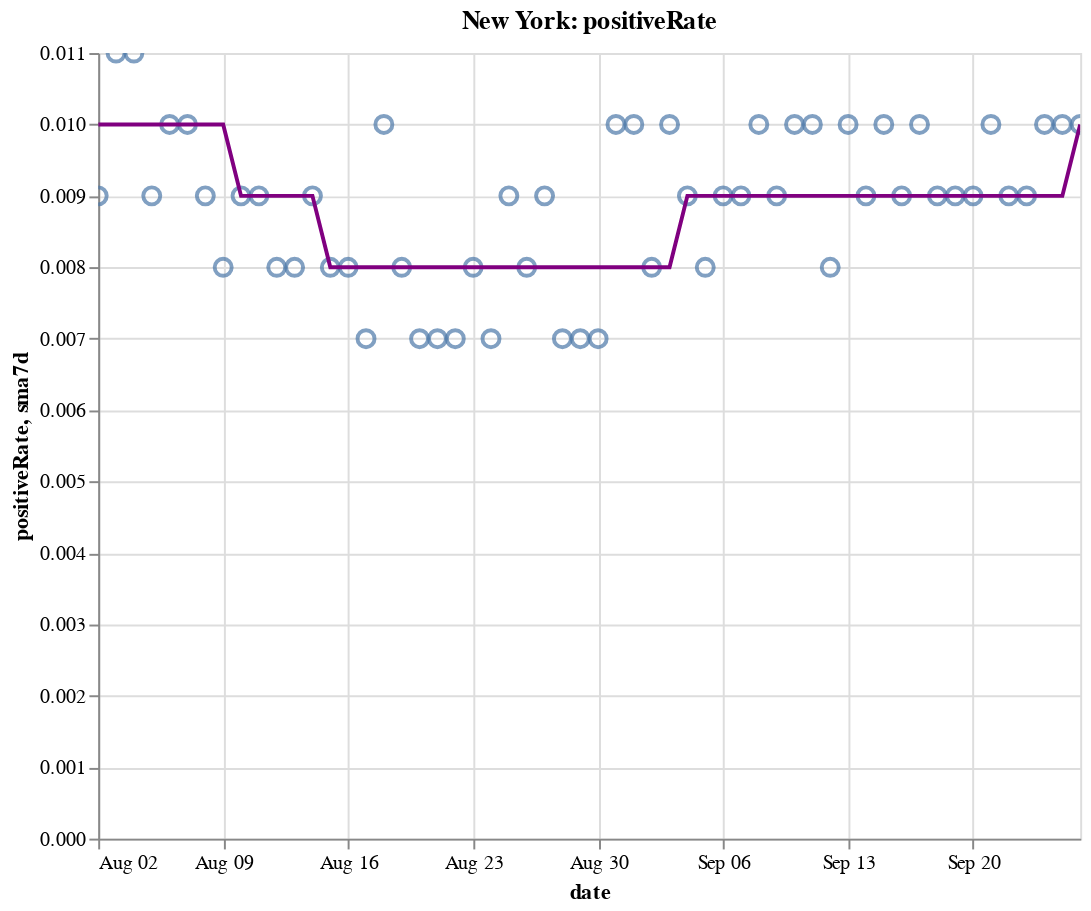

Here is the notebook cell this chart was saved with:
### Code cell
create_plot(ny, 'positiveRate')

### Figure 1 — Vega-Lite specification as saved in the notebook (floating-point values rounded to 4 significant figures)
{"config": {"view": {"continuousWidth": 400, "continuousHeight": 300}}, "layer": [{"layer": [{"mark": {"type": "point", "size": 75}, "encoding": {"tooltip": [{"type": "temporal", "field": "date"}, {"type": "quantitative", "field": "positiveRate"}, {"type": "quantitative", "field": "sma7d"}], "x": {"type": "temporal", "field": "date"}, "y": {"type": "quantitative", "field": "positiveRate"}}, "selection": {"selector010": {"type": "interval", "bind": "scales", "encodings": ["x", "y"]}}}, {"mark": {"type": "line", "color": "purple"}, "encoding": {"x": {"type": "temporal", "field": "date"}, "y": {"type": "quantitative", "field": "sma7d"}}}]}, {"mark": {"type": "rule", "color": "#aaa"}, "encoding": {"x": {"type": "temporal", "field": "date"}}, "transform": [{"filter": {"selection": "selector009"}}]}, {"mark": "circle", "encoding": {"opacity": {"condition": {"value": 1, "selection": "selector009"}, "value": 0}, "tooltip": [{"type": "temporal", "field": "date"}, {"type": "quantitative", "field": "positiveRate"}, {"type": "quantitative", "field": "sma7d"}], "x": {"type": "temporal", "field": "date"}, "y": {"type": "quantitative", "field": "positiveRate"}}, "selection": {"selector009": {"type": "single", "encodings": ["x"], "on": "mouseover", "nearest": true, "empty": "none"}}}, {"mark": {"type": "text", "align": "left", "dx": 5, "dy": -5, "stroke": "white", "strokeWidth": 2}, "encoding": {"text": {"type": "quantitative", "field": "positiveRate"}, "tooltip": [{"type": "temporal", "field": "date"}, {"type": "quantitative", "field": "positiveRate"}, {"type": "quantitative", "field": "sma7d"}], "x": {"type": "temporal", "field": "date"}, "y": {"type": "quantitative", "field": "positiveRate"}}, "transform": [{"filter": {"selection": "selector009"}}]}, {"mark": {"type": "text", "align": "left", "dx": 5, "dy": -5}, "encoding": {"text": {"type": "quantitative", "field": "positiveRate"}, "tooltip": [{"type": "temporal", "field": "date"}, {"type": "quantitative", "field": "positiveRate"}, {"type": "quantitative", "field": "sma7d"}], "x": {"type": "temporal", "field": "date"}, "y": {"type": "quantitative", "field": "positiveRate"}}, "transform": [{"filter": {"selection": "selector009"}}]}], "data": {"name": "data-e715745e66dcfbc7c67278945a10c367"}, "height": 400, "title": "New York: positiveRate", "width": 500, "$schema": "https://vega.github.io/schema/vega-lite/v4.8.1.json", "datasets": {"data-e715745e66dcfbc7c67278945a10c367": [{"date": "2020-08-02T00:00:00", "totalTestResultsIncrease": 58960.0, "positiveIncrease": 531.0, "death": 25170.0, "deathIncrease": 6.0, "positiveRate": 0.009, "state": "New York", "sma7d": 0.01}, {"date": "2020-08-03T00:00:00", "totalTestResultsIncrease": 51840.0, "positiveIncrease": 545.0, "death": 25170.0, "deathIncrease": 2.0, "positiveRate": 0.011, "state": "New York", "sma7d": 0.01}, {"date": "2020-08-04T00:00:00", "totalTestResultsIncrease": 70990.0, "positiveIncrease": 746.0, "death": 25180.0, "deathIncrease": 3.0, "positiveRate": 0.011, "state": "New York", "sma7d": 0.01}, {"date": "2020-08-05T00:00:00", "totalTestResultsIncrease": 72670.0, "positiveIncrease": 636.0, "death": 25180.0, "deathIncrease": 4.0, "positiveRate": 0.009, "state": "New York", "sma7d": 0.01}, {"date": "2020-08-06T00:00:00", "totalTestResultsIncrease": 72370.0, "positiveIncrease": 703.0, "death": 25180.0, "deathIncrease": 6.0, "positiveRate": 0.01, "state": "New York", "sma7d": 0.01}, {"date": "2020-08-07T00:00:00", "totalTestResultsIncrease": 70170.0, "positiveIncrease": 714.0, "death": 25190.0, "deathIncrease": 5.0, "positiveRate": 0.01, "state": "New York", "sma7d": 0.01}, {"date": "2020-08-08T00:00:00", "totalTestResultsIncrease": 74860.0, "positiveIncrease": 703.0, "death": 25200.0, "deathIncrease": 5.0, "positiveRate": 0.009, "state": "New York", "sma7d": 0.01}, {"date": "2020-08-09T00:00:00", "totalTestResultsIncrease": 65810.0, "positiveIncrease": 515.0, "death": 25200.0, "deathIncrease": 7.0, "positiveRate": 0.008, "state": "New York", "sma7d": 0.01}, {"date": "2020-08-10T00:00:00", "totalTestResultsIncrease": 54000.0, "positiveIncrease": 476.0, "death": 25200.0, "deathIncrease": 2.0, "positiveRate": 0.009, "state": "New York", "sma7d": 0.009}, {"date": "2020-08-11T00:00:00", "totalTestResultsIncrease": 77060.0, "positiveIncrease": 667.0, "death": 25210.0, "deathIncrease": 7.0, "positiveRate": 0.009, "state": "New York", "sma7d": 0.009}, {"date": "2020-08-12T00:00:00", "totalTestResultsIncrease": 87780.0, "positiveIncrease": 700.0, "death": 25220.0, "deathIncrease": 7.0, "positiveRate": 0.008, "state": "New York", "sma7d": 0.009}, {"date": "2020-08-13T00:00:00", "totalTestResultsIncrease": 87900.0, "positiveIncrease": 737.0, "death": 25230.0, "deathIncrease": 10.0, "positiveRate": 0.008, "state": "New York", "sma7d": 0.009}, {"date": "2020-08-14T00:00:00", "totalTestResultsIncrease": 85460.0, "positiveIncrease": 727.0, "death": 25230.0, "deathIncrease": 4.0, "positiveRate": 0.009, "state": "New York", "sma7d": 0.009}, {"date": "2020-08-15T00:00:00", "totalTestResultsIncrease": 88670.0, "positiveIncrease": 734.0, "death": 25240.0, "deathIncrease": 12.0, "positiveRate": 0.008, "state": "New York", "sma7d": 0.008}, {"date": "2020-08-16T00:00:00", "totalTestResultsIncrease": 77690.0, "positiveIncrease": 607.0, "death": 25250.0, "deathIncrease": 6.0, "positiveRate": 0.008, "state": "New York", "sma7d": 0.008}, {"date": "2020-08-17T00:00:00", "totalTestResultsIncrease": 56890.0, "positiveIncrease": 408.0, "death": 25260.0, "deathIncrease": 6.0, "positiveRate": 0.007, "state": "New York", "sma7d": 0.008}, {"date": "2020-08-18T00:00:00", "totalTestResultsIncrease": 66890.0, "positiveIncrease": 655.0, "death": 25260.0, "deathIncrease": 8.0, "positiveRate": 0.01, "state": "New York", "sma7d": 0.008}, {"date": "2020-08-19T00:00:00", "totalTestResultsIncrease": 80420.0, "positiveIncrease": 631.0, "death": 25270.0, "deathIncrease": 6.0, "positiveRate": 0.008, "state": "New York", "sma7d": 0.008}, {"date": "2020-08-20T00:00:00", "totalTestResultsIncrease": 80980.0, "positiveIncrease": 601.0, "death": 25280.0, "deathIncrease": 5.0, "positiveRate": 0.007, "state": "New York", "sma7d": 0.008}, {"date": "2020-08-21T00:00:00", "totalTestResultsIncrease": 98880.0, "positiveIncrease": 709.0, "death": 25280.0, "deathIncrease": 3.0, "positiveRate": 0.007, "state": "New York", "sma7d": 0.008}, {"date": "2020-08-22T00:00:00", "totalTestResultsIncrease": 94850.0, "positiveIncrease": 653.0, "death": 25280.0, "deathIncrease": 4.0, "positiveRate": 0.007, "state": "New York", "sma7d": 0.008}, {"date": "2020-08-23T00:00:00", "totalTestResultsIncrease": 74040.0, "positiveIncrease": 572.0, "death": 25290.0, "deathIncrease": 6.0, "positiveRate": 0.008, "state": "New York", "sma7d": 0.008}, {"date": "2020-08-24T00:00:00", "totalTestResultsIncrease": 62030.0, "positiveIncrease": 408.0, "death": 25300.0, "deathIncrease": 7.0, "positiveRate": 0.007, "state": "New York", "sma7d": 0.008}, {"date": "2020-08-25T00:00:00", "totalTestResultsIncrease": 67260.0, "positiveIncrease": 629.0, "death": 25300.0, "deathIncrease": 2.0, "positiveRate": 0.009, "state": "New York", "sma7d": 0.008}, {"date": "2020-08-26T00:00:00", "totalTestResultsIncrease": 71190.0, "positiveIncrease": 566.0, "death": 25300.0, "deathIncrease": 8.0, "positiveRate": 0.008, "state": "New York", "sma7d": 0.008}, {"date": "2020-08-27T00:00:00", "totalTestResultsIncrease": 83440.0, "positiveIncrease": 791.0, "death": 25310.0, "deathIncrease": 4.0, "positiveRate": 0.009, "state": "New York", "sma7d": 0.008}, {"date": "2020-08-28T00:00:00", "totalTestResultsIncrease": 97830.0, "positiveIncrease": 636.0, "death": 25310.0, "deathIncrease": 3.0, "positiveRate": 0.007, "state": "New York", "sma7d": 0.008}, {"date": "2020-08-29T00:00:00", "totalTestResultsIncrease": 93870.0, "positiveIncrease": 635.0, "death": 25320.0, "deathIncrease": 7.0, "positiveRate": 0.007, "state": "New York", "sma7d": 0.008}, {"date": "2020-08-30T00:00:00", "totalTestResultsIncrease": 100000.0, "positiveIncrease": 698.0, "death": 25330.0, "deathIncrease": 8.0, "positiveRate": 0.007, "state": "New York", "sma7d": 0.008}, {"date": "2020-08-31T00:00:00", "totalTestResultsIncrease": 66240.0, "positiveIncrease": 656.0, "death": 25330.0, "deathIncrease": 1.0, "positiveRate": 0.01, "state": "New York", "sma7d": 0.008}, {"date": "2020-09-01T00:00:00", "totalTestResultsIncrease": 77000.0, "positiveIncrease": 754.0, "death": 25330.0, "deathIncrease": 3.0, "positiveRate": 0.01, "state": "New York", "sma7d": 0.008}, {"date": "2020-09-02T00:00:00", "totalTestResultsIncrease": 88450.0, "positiveIncrease": 708.0, "death": 25340.0, "deathIncrease": 5.0, "positiveRate": 0.008, "state": "New York", "sma7d": 0.008}, {"date": "2020-09-03T00:00:00", "totalTestResultsIncrease": 88980.0, "positiveIncrease": 889.0, "death": 25340.0, "deathIncrease": 7.0, "positiveRate": 0.01, "state": "New York", "sma7d": 0.008}, {"date": "2020-09-04T00:00:00", "totalTestResultsIncrease": 93400.0, "positiveIncrease": 864.0, "death": 25350.0, "deathIncrease": 5.0, "positiveRate": 0.009, "state": "New York", "sma7d": 0.009}, {"date": "2020-09-05T00:00:00", "totalTestResultsIncrease": 99760.0, "positiveIncrease": 801.0, "death": 25350.0, "deathIncrease": 2.0, "positiveRate": 0.008, "state": "New York", "sma7d": 0.009}, {"date": "2020-09-06T00:00:00", "totalTestResultsIncrease": 85630.0, "positiveIncrease": 729.0, "death": 25360.0, "deathIncrease": 9.0, "positiveRate": 0.009, "state": "New York", "sma7d": 0.009}, {"date": "2020-09-07T00:00:00", "totalTestResultsIncrease": 58860.0, "positiveIncrease": 520.0, "death": 25360.0, "deathIncrease": 2.0, "positiveRate": 0.009, "state": "New York", "sma7d": 0.009}, {"date": "2020-09-08T00:00:00", "totalTestResultsIncrease": 57830.0, "positiveIncrease": 557.0, "death": 25370.0, "deathIncrease": 6.0, "positiveRate": 0.01, "state": "New York", "sma7d": 0.009}, {"date": "2020-09-09T00:00:00", "totalTestResultsIncrease": 63230.0, "positiveIncrease": 576.0, "death": 25370.0, "deathIncrease": 3.0, "positiveRate": 0.009, "state": "New York", "sma7d": 0.009}, {"date": "2020-09-10T00:00:00", "totalTestResultsIncrease": 76810.0, "positiveIncrease": 757.0, "death": 25380.0, "deathIncrease": 7.0, "positiveRate": 0.01, "state": "New York", "sma7d": 0.009}, {"date": "2020-09-11T00:00:00", "totalTestResultsIncrease": 89720.0, "positiveIncrease": 880.0, "death": 25380.0, "deathIncrease": 5.0, "positiveRate": 0.01, "state": "New York", "sma7d": 0.009}, {"date": "2020-09-12T00:00:00", "totalTestResultsIncrease": 102900.0, "positiveIncrease": 849.0, "death": 25380.0, "deathIncrease": 2.0, "positiveRate": 0.008, "state": "New York", "sma7d": 0.009}, {"date": "2020-09-13T00:00:00", "totalTestResultsIncrease": 72670.0, "positiveIncrease": 725.0, "death": 25390.0, "deathIncrease": 6.0, "positiveRate": 0.01, "state": "New York", "sma7d": 0.009}, {"date": "2020-09-14T00:00:00", "totalTestResultsIncrease": 63360.0, "positiveIncrease": 583.0, "death": 25390.0, "deathIncrease": 4.0, "positiveRate": 0.009, "state": "New York", "sma7d": 0.009}, {"date": "2020-09-15T00:00:00", "totalTestResultsIncrease": 73680.0, "positiveIncrease": 766.0, "death": 25400.0, "deathIncrease": 11.0, "positiveRate": 0.01, "state": "New York", "sma7d": 0.009}, {"date": "2020-09-16T00:00:00", "totalTestResultsIncrease": 75090.0, "positiveIncrease": 652.0, "death": 25410.0, "deathIncrease": 5.0, "positiveRate": 0.009, "state": "New York", "sma7d": 0.009}, {"date": "2020-09-17T00:00:00", "totalTestResultsIncrease": 91500.0, "positiveIncrease": 896.0, "death": 25410.0, "deathIncrease": 3.0, "positiveRate": 0.01, "state": "New York", "sma7d": 0.009}, {"date": "2020-09-18T00:00:00", "totalTestResultsIncrease": 89730.0, "positiveIncrease": 790.0, "death": 25420.0, "deathIncrease": 10.0, "positiveRate": 0.009, "state": "New York", "sma7d": 0.009}, {"date": "2020-09-19T00:00:00", "totalTestResultsIncrease": 110400.0, "positiveIncrease": 986.0, "death": 25420.0, "deathIncrease": 2.0, "positiveRate": 0.009, "state": "New York", "sma7d": 0.009}, {"date": "2020-09-20T00:00:00", "totalTestResultsIncrease": 100400.0, "positiveIncrease": 862.0, "death": 25430.0, "deathIncrease": 2.0, "positiveRate": 0.009, "state": "New York", "sma7d": 0.009}, {"date": "2020-09-21T00:00:00", "totalTestResultsIncrease": 58320.0, "positiveIncrease": 573.0, "death": 25430.0, "deathIncrease": 1.0, "positiveRate": 0.01, "state": "New York", "sma7d": 0.009}, {"date": "2020-09-22T00:00:00", "totalTestResultsIncrease": 84000.0, "positiveIncrease": 754.0, "death": 25430.0, "deathIncrease": 4.0, "positiveRate": 0.009, "state": "New York", "sma7d": 0.009}, {"date": "2020-09-23T00:00:00", "totalTestResultsIncrease": 70930.0, "positiveIncrease": 665.0, "death": 25440.0, "deathIncrease": 5.0, "positiveRate": 0.009, "state": "New York", "sma7d": 0.009}, {"date": "2020-09-24T00:00:00", "totalTestResultsIncrease": 92950.0, "positiveIncrease": 955.0, "death": 25440.0, "deathIncrease": 2.0, "positiveRate": 0.01, "state": "New York", "sma7d": 0.009}, {"date": "2020-09-25T00:00:00", "totalTestResultsIncrease": 94820.0, "positiveIncrease": 908.0, "death": 25450.0, "deathIncrease": 7.0, "positiveRate": 0.01, "state": "New York", "sma7d": 0.009}, {"date": "2020-09-26T00:00:00", "totalTestResultsIncrease": 99950.0, "positiveIncrease": 1005.0, "death": 25450.0, "deathIncrease": 4.0, "positiveRate": 0.01, "state": "New York", "sma7d": 0.01}]}}
